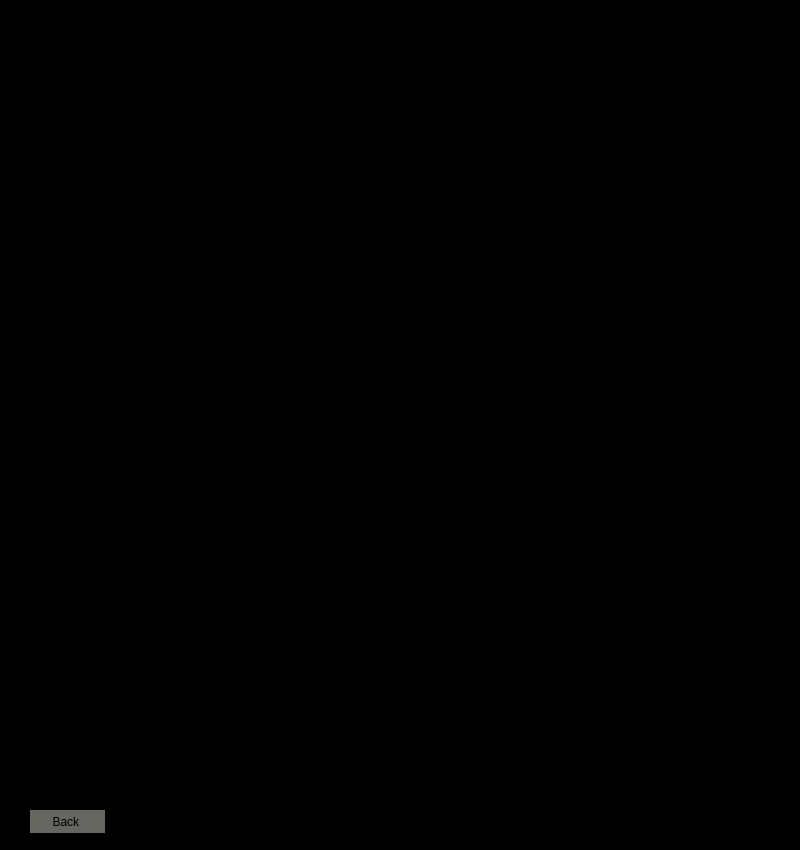
<?xml version="1.0" encoding="UTF-8"?>
<ui version="4.0">
 <class>Form</class>
 <widget class="QWidget" name="Form">
  <property name="geometry">
   <rect>
    <x>0</x>
    <y>0</y>
    <width>800</width>
    <height>850</height>
   </rect>
  </property>
  <property name="windowTitle">
   <string>Form</string>
  </property>
  <property name="styleSheet">
   <string notr="true">background-color: #000000
</string>
  </property>
  <widget class="QPushButton" name="BackButton">
   <property name="geometry">
    <rect>
     <x>30</x>
     <y>810</y>
     <width>75</width>
     <height>23</height>
    </rect>
   </property>
   <property name="styleSheet">
    <string notr="true">background-color: #666661; border-style: #000000;</string>
   </property>
   <property name="text">
    <string>Back </string>
   </property>
  </widget>
  <widget class="QLabel" name="Vincent">
   <property name="geometry">
    <rect>
     <x>0</x>
     <y>0</y>
     <width>800</width>
     <height>800</height>
    </rect>
   </property>
   <property name="text">
    <string>TextLabel</string>
   </property>
  </widget>
 </widget>
 <resources/>
 <connections/>
</ui>
